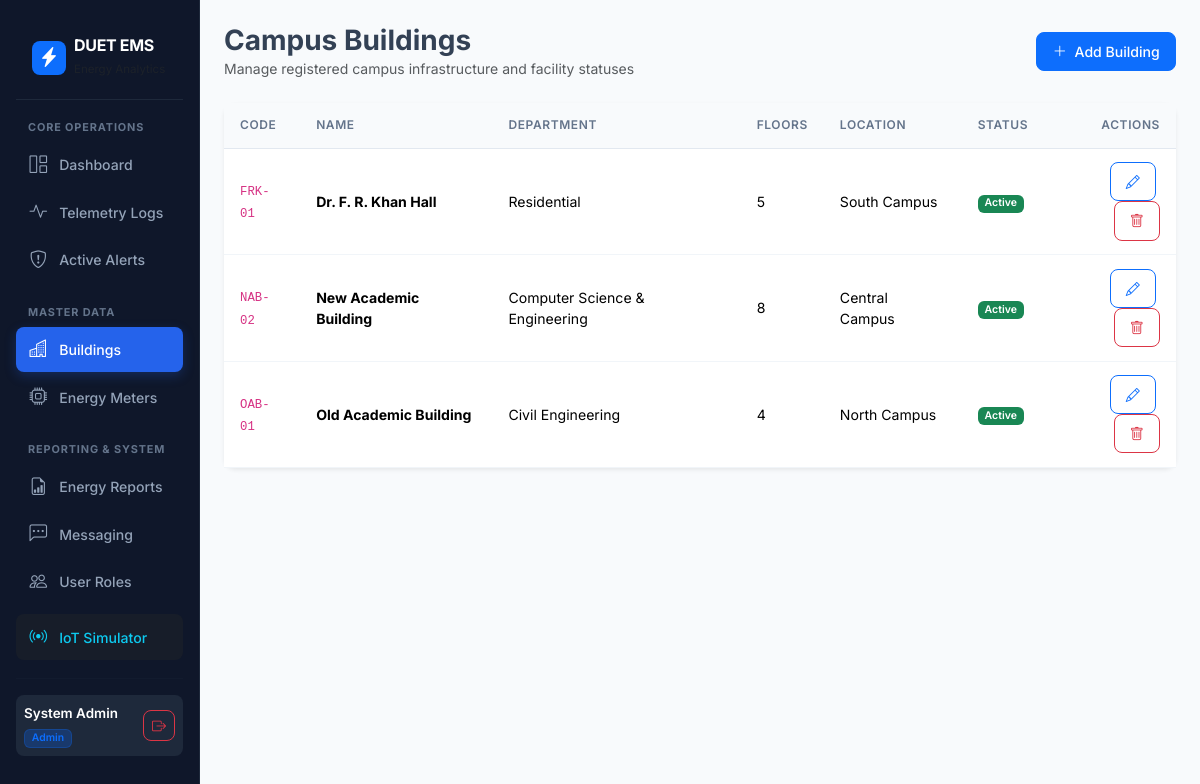
/buildings.php (signed in), run on the app's committed database.
### tables this page shows
CREATE TABLE IF NOT EXISTS buildings (
    building_id INT AUTO_INCREMENT PRIMARY KEY,
    name VARCHAR(120) NOT NULL,
    code VARCHAR(30) NOT NULL UNIQUE,
    floors INT NOT NULL DEFAULT 1,
    department VARCHAR(100) NOT NULL,
    location VARCHAR(150) NOT NULL,
    status ENUM('Active', 'Maintenance', 'Inactive') DEFAULT 'Active'
);

### includes/auth.php (called while the page is built, shortened)
<?php
function isLoggedIn(): bool {
    return isset($_SESSION['user_id']);
}
function hasRole($roles): bool {
    if (is_array($roles)) {
        return in_array($_SESSION['role'], $roles, true);
    }
    return $_SESSION['role'] === $roles;
}

### buildings.php (the view, shortened to what this page needs)
<?php
require_once 'config/db.php';
require_once 'includes/auth.php';
require_once 'includes/header.php';
$buildings = $pdo->query("SELECT * FROM buildings ORDER BY building_id DESC")->fetchAll();
?>
<div class="d-flex justify-content-between align-items-center mb-4">
    <div>
        <h3 class="fw-bold mb-0">Campus Buildings</h3>
        <p class="text-muted small mb-0">Manage registered campus infrastructure and facility statuses</p>
    </div>
    <?php if (hasRole(['Admin', 'Editor'])): ?>
        <button class="btn btn-primary" data-bs-toggle="modal" data-bs-target="#createBuildingModal">
            <i class="bi bi-plus-lg me-1"></i> Add Building
        </button>
    <?php endif; ?>
</div>
<div class="card border-0 shadow-sm">
    <div class="table-responsive">
        <table class="table table-hover align-middle mb-0">
            <thead class="table-light">
                <tr>
                    <th>Code</th>
                    <th>Name</th>
                    <th>Department</th>
                    <th>Floors</th>
                    <th>Location</th>
                    <th>Status</th>
                    <?php if (hasRole(['Admin', 'Editor'])): ?>
                        <th class="text-end">Actions</th>
                    <?php endif; ?>
                </tr>
            </thead>
            <tbody>
                <?php foreach ($buildings as $b): ?>
                <tr>
                    <td><code><?= htmlspecialchars($b['code']) ?></code></td>
                    <td><strong><?= htmlspecialchars($b['name']) ?></strong></td>
                    <td><?= htmlspecialchars($b['department']) ?></td>
                    <td><?= $b['floors'] ?></td>
                    <td><?= htmlspecialchars($b['location']) ?></td>
                    <td>
                        <span class="badge bg-<?= $b['status'] === 'Active' ? 'success' : ($b['status'] === 'Maintenance' ? 'warning' : 'secondary') ?>">
                            <?= $b['status'] ?>
                        </span>
                    </td>
                    <?php if (hasRole(['Admin', 'Editor'])): ?>
                    <td class="text-end">
                        <button class="btn btn-sm btn-outline-primary me-1" data-bs-toggle="modal" data-bs-target="#editModal<?= $b['building_id'] ?>">
                            <i class="bi bi-pencil"></i>
                        </button>
                        <?php if (hasRole('Admin')): ?>
                            <a href="buildings.php?delete_id=<?= $b['building_id'] ?>" onclick="return confirm('Delete this building and its linked meters?');" class="btn btn-sm btn-outline-danger">
                                <i class="bi bi-trash"></i>
                            </a>
                        <?php endif; ?>
                    </td>
                    <?php endif; ?>
                </tr>
                <?php endforeach; ?>
            </tbody>
        </table>
    </div>
</div>
<?php require_once 'includes/footer.php'; ?>

### includes/header.php (style rules this page uses)
:root { --bs-body-font-family: 'Inter', system-ui, -apple-system, sans-serif; --sidebar-bg: #0f172a; --sidebar-hover: #1e293b; --sidebar-text: #94a3b8; --sidebar-active-bg: #2563eb; --body-bg: #f8fafc; --card-border: #e2e8f0; }
body { background-color: var(--body-bg); font-family: var(--bs-body-font-family); color: #334155; -webkit-font-smoothing: antialiased; }
.card { border: 1px solid var(--card-border); border-radius: 12px; box-shadow: 0 1px 3px 0 rgba(0, 0, 0, 0.04), 0 1px 2px -1px rgba(0, 0, 0, 0.04); }
.table thead th { font-size: 0.75rem; font-weight: 600; text-transform: uppercase; letter-spacing: 0.05em; color: #64748b; background-color: #f8fafc; border-bottom: 1px solid #e2e8f0; padding: 0.85rem 1rem; }
.table tbody td { font-size: 0.88rem; padding: 0.85rem 1rem; vertical-align: middle; border-bottom: 1px solid #f1f5f9; }
.btn { border-radius: 8px; font-weight: 500; font-size: 0.88rem; padding: 0.5rem 0.95rem; }
.badge { font-weight: 600; padding: 0.35em 0.65em; border-radius: 6px; }

### data on the page
buildings: code "FRK-01", name "Dr. F. R. Khan Hall", department "Residential", floors "5", location "South Campus", status "Active"
buildings: code "NAB-02", name "New Academic Building", department "Computer Science & Engineering", floors "8", location "Central Campus", status "Active"
buildings: code "OAB-01", name "Old Academic Building", department "Civil Engineering", floors "4", location "North Campus", status "Active"

### other printed values
$_SESSION['full_name'] "System Admin"
$_SESSION['role'] "Admin"
